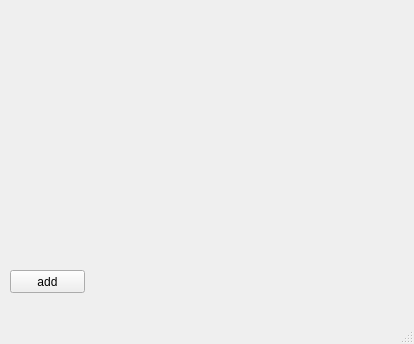
<?xml version="1.0" encoding="UTF-8"?>
<ui version="4.0">
 <class>MainWindow</class>
 <widget class="QMainWindow" name="MainWindow">
  <property name="geometry">
   <rect>
    <x>0</x>
    <y>0</y>
    <width>414</width>
    <height>344</height>
   </rect>
  </property>
  <property name="windowTitle">
   <string>желтые окружности</string>
  </property>
  <widget class="QWidget" name="centralwidget">
   <widget class="QPushButton" name="btn_add">
    <property name="geometry">
     <rect>
      <x>10</x>
      <y>270</y>
      <width>75</width>
      <height>23</height>
     </rect>
    </property>
    <property name="text">
     <string>add</string>
    </property>
   </widget>
  </widget>
  <widget class="QMenuBar" name="menubar">
   <property name="geometry">
    <rect>
     <x>0</x>
     <y>0</y>
     <width>414</width>
     <height>21</height>
    </rect>
   </property>
  </widget>
  <widget class="QStatusBar" name="statusbar"/>
 </widget>
 <resources/>
 <connections/>
</ui>
